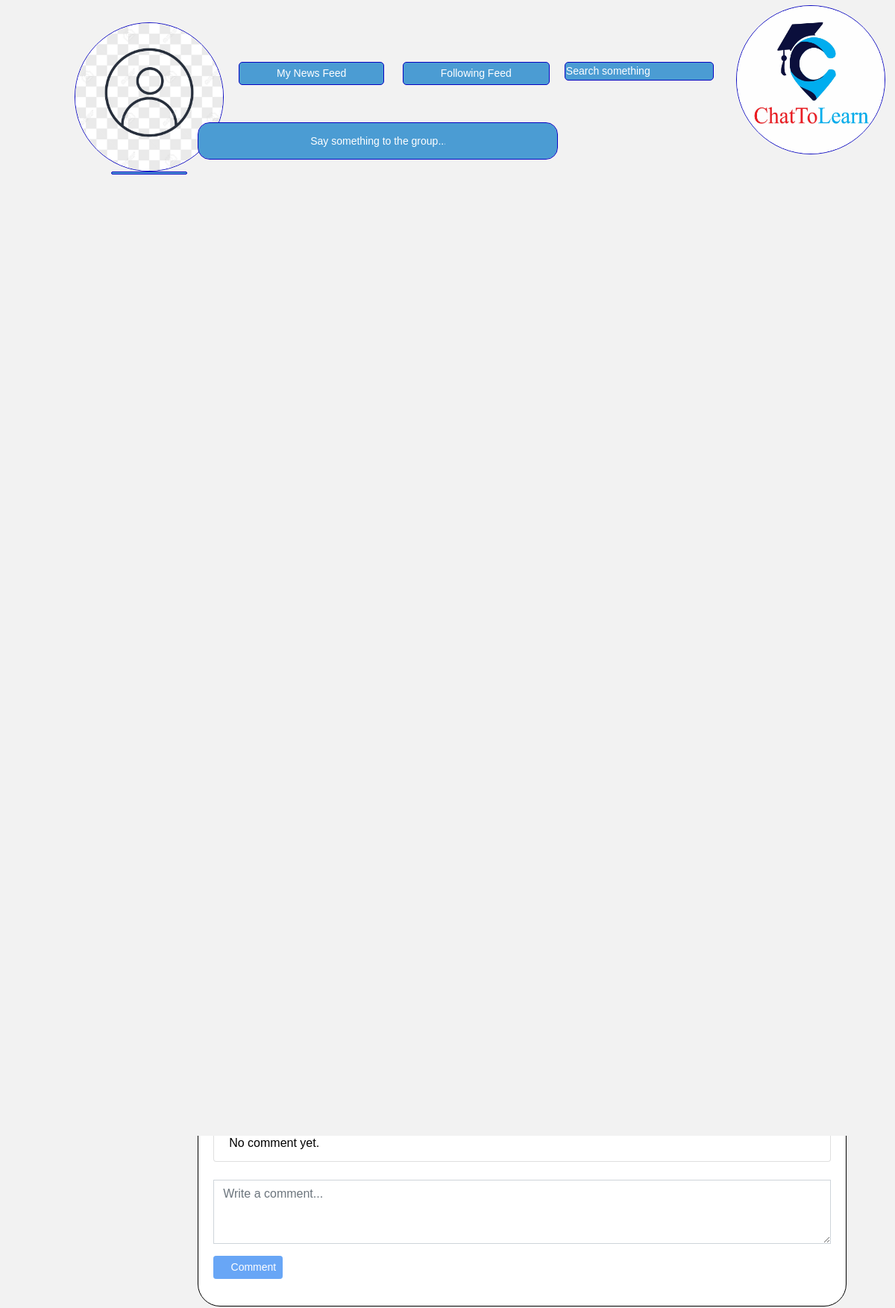
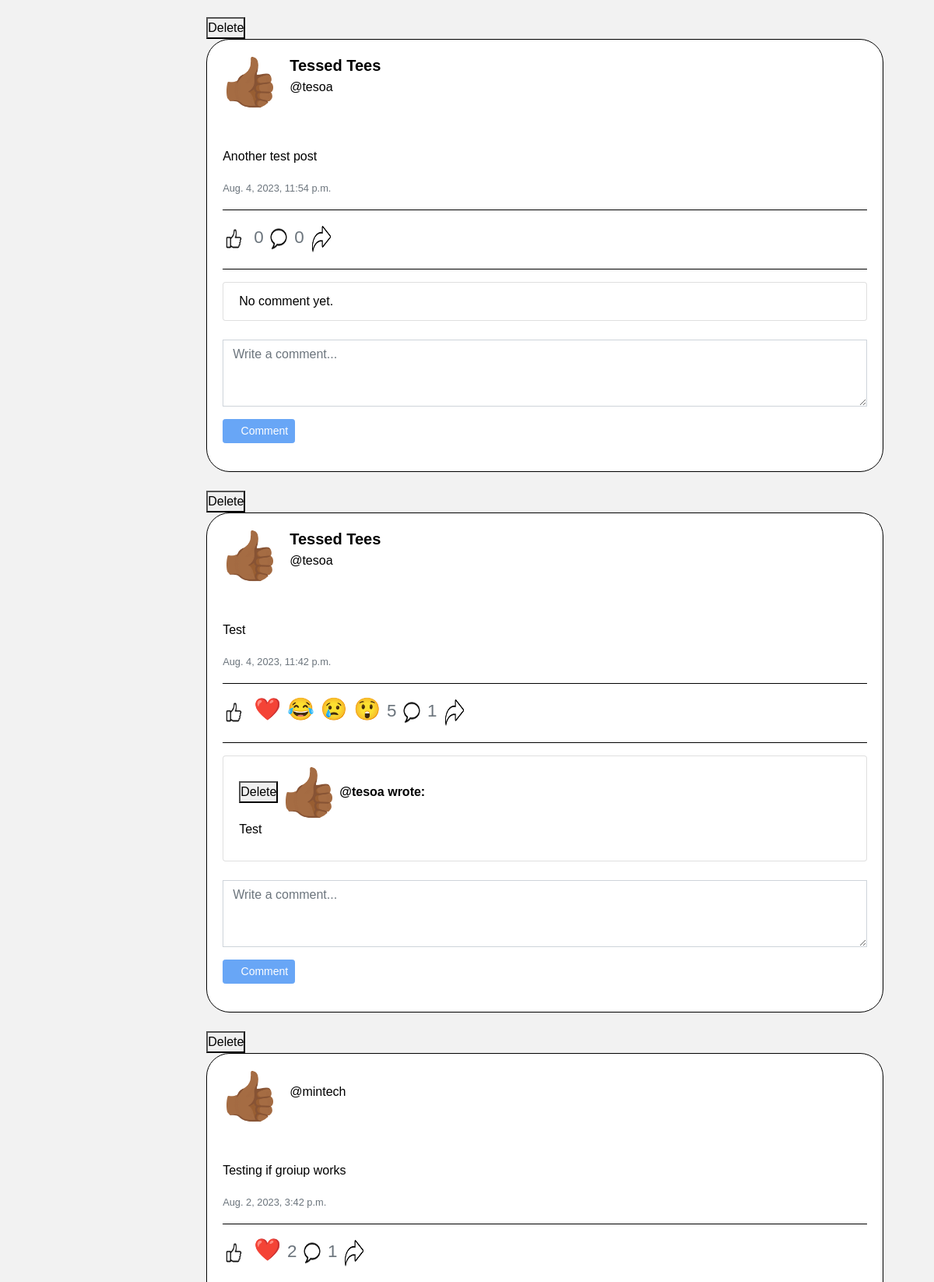
Page /groups/1/ (signed in, upper part) on the committed database (2 pictures, top to bottom).
### minsocial/models.py (models this page shows, shortened)
class GroupPost(models.Model):
    group = models.ForeignKey(Group, on_delete=models.CASCADE, related_name="group_posts")
    user = models.ForeignKey(User, on_delete=models.CASCADE, blank=True, null=True, related_name="group_post_user")
    postContent = models.TextField(blank=True)
    timestamp = models.DateTimeField(auto_now_add=True)

class User(AbstractUser):
    profile_pics = models.ImageField(upload_to='profile_pics/', null=True, blank=True)
    phone_number = models.CharField(max_length=20, null=True, blank=True)
    about = models.TextField(null=True, blank=True)

class GroupComment(models.Model):
    author = models.ForeignKey(User, on_delete=models.CASCADE, blank=True, null=True, related_name="group_userComment")
    post = models.ForeignKey(GroupPost, on_delete=models.CASCADE, blank=True, null=True, related_name="group_postComment")
    message = models.CharField(max_length=10000)

### minsocial/views.py (the view)
# urls.py: path('groups/<int:group_id>/', views.group_detail, name='group_detail'),
@login_required
def group_detail(request, group_id):
    if not request.user.is_authenticated:
        return render(request, "network/error.html")
    user = request.user
    group = get_object_or_404(Group, pk=group_id)
    group_posts = GroupPost.objects.filter(group=group).order_by("-timestamp").select_related("user")
    paginator = Paginator(group_posts, 10)
    page_number = request.GET.get('page')
    page_group_posts = paginator.get_page(page_number)
    post_ids = group_posts.values_list('id', flat=True)
    comments = GroupComment.objects.filter(post__in=post_ids)
    profile_pics = user.profile_pics
    is_group_member = group.members.filter(id=user.id).exists()
    is_admin = group.creator == user
    context = {
        "group": group,
        "group_posts": group_posts,
        "page_group_posts": page_group_posts,
        "profile_pics": profile_pics,
        "comments": comments,
        "group_id": group_id,
        "is_group_member": is_group_member,
        "is_admin": is_admin,
    }
    return render(request, "network/group_detail.html", context)

### minsocial/templatetags/my_filters.py (called while the page is built)
@register.filter
def split_paragraphs(value):
    return value.split('\n')

### minsocial/templates/network/group_detail.html (shortened to what this page needs)
{% extends "network/layout.html" %}
{% load custom_tags %}
{% load my_filters %}
{% load static %}
{% block body %}
{% include 'network/sidebar.html' %}
  <div class="content">
    <div class="post">
    {% if user.is_authenticated %}
      {% if is_group_member %}
      <div style="margin-top: -120px; z-index: 2000; position: fixed;" class="groupdetail-button">
      <div class="" id="create-post-field-container">
        <input style="margin-top: 20px; height: 50px; border-radius: 1rem;" type="text" id="create-post-field" class="form-control" placeholder="Say something to the group..." onclick="openModal()">
      </div>
    </div>
  <br>
  <h1>{{group.name}}</h1>
    <br>
    <div id="posts">
    {% for posts in page_group_posts %}
    <section>
      <div>
        <br>
        {% if is_admin or request.user == posts.user %}
        <button class="delete-group-post" data-delete-group-post-id="{{ posts.id }}">Delete</button>
        {% endif %}
        <div class="card">
          <div class="card-body">
            <div class="d-flex align-items-center">
              {% if posts.user.profile_pics %}
                <a href="{% url 'profile' user_id=posts.user.id %}">
                </a>
              {% else %}
                <a href="{% url 'profile' user_id=posts.user.id %}">
                  <img src="/media/post_image/hand.gif" class="rounded-circle" width="70" height="70">
                </a>
              {% endif %}
              <div class="ml-3">
                <h5 class="card-title mb-1">
                  <a class="card-title" style="text-decoration: none;" href="{% url 'profile' user_id=posts.user.id %}">{{posts.user.first_name}} {{posts.user.last_name}}</a>
                </h5>
                <p class="mb-0">
                  <p>@{{posts.user.username}}</p>
                </p>
              </div>
            </div>
            <br>
            <br>
            <div class="card-text" id="content_{{ posts.id }}">
              {% for paragraph in posts.postContent|split_paragraphs|slice:":5" %}
              <p>{{ paragraph|urlize }}</p>
            {% endfor %}
            {% if posts.postContent|split_paragraphs|length >= 5 %}
              <a href="{% url 'group_post_content' post_id=posts.id %}">
                <p class="read-more" data-post="{{ posts.id }}">Read full content >>></p>
              </a>
            {% endif %}
          </div>
          <p class="card-text"><small class="text-muted">{{ posts.timestamp }}</small></p>
          {% include 'network/group_likes.html' %}
          <hr style="border-color: black;">
          <ul class="list-group">
            {% for comment in posts.group_postComment.all %}
              <li class="list-group-item">
          {% if is_admin or request.user == comment.author %}
        <button class="delete-group-comment" data-comment-id="{{ comment.id }}">Delete</button>
        {% endif %}
                {% if comment.author.profile_pics %}
                  <a href="{% url 'profile' user_id=comment.author.id %}">
                    <img src="{{ comment.author.profile_pics.url }}" class="rounded-circle" width="70" height="70">
                  </a>
                {% else %}
                  <a href="{% url 'profile' user_id=comment.author.id %}">
                    <img src="/media/post_image/hand.gif" class="rounded-circle" width="70" height="70">
                  </a>
                {% endif %}
                <strong><a href="{% url 'profile' user_id=comment.author.id %}" style="color: black;">@{{ comment.author.username }}</a> <span style="color: black;"> wrote:</span></strong>
                <div class="card-text" id="content_{{ comment.id }}">
                  {% for paragraph in comment.message|split_paragraphs %}
                    <p style="color: black;">{{ paragraph|urlize }}</p>
                  {% endfor %}
                </div>
              </li>
            {% empty %}
              <li class="list-group-item " style="color: black;">No comment yet.</li>
            {% endfor %}
          </ul>
          <br>
          <form action="{% url 'group_addComment' post_id=posts.id %}" method="POST">
            <div class="form-group">
              <span class="comment-field">
                <textarea type="text" id="new-comment" name="newComment" class="form-control rounded-0 shadow-none" rows="3" placeholder="Write a comment..."></textarea>
              </span>
            </div>
            <div class="form-group">
              <span class="btn-comment">
                <button type="submit" class="btn btn-primary btn-sm" style="background-color: #1877f2; border-color: #1877f2;" id="comment-btn">
                  <i class="fas fa-paper-plane"></i> Comment
                </button>
              </span>
            </div>
          </form>
        </div>
      </div>
    </div>
    </section>
  {% endfor %}
  {% else %}
  <div style="display: flex; flex-direction: column; margin-left: -200px; margin-bottom: 50px; align-items: center; justify-content: center; height: 20vh;">
    <a href="{% url 'join_group' group_id=group.id %}" class="btn btn-primary ml-2">Join Group to get involved</a>
</div>
      {% endif %}
    {% endif %}
  </div>
</div>
    {% include "network/share.html" %}
{% endblock %}

### minsocial/templates/network/group_likes.html (shortened to what this page needs)
{% load custom_tags %}
{% load my_filters %}
{% load static %}
<hr style="border-color: black;">
<div class="img-fluid react_space" id="react_space">
    <div class="horizontal-container">
      <div class="">
        <button class="like-btn" data-post-id="{{ posts.id }}" style="background: none; border: none; padding: 0; width: 30px; height: 40px;">
          <img src="/media/post_image/black.png" width="100%" height="100%" alt="reaction-button" title="reaction">
        </button>
      </div>
  {% with total_count=posts.group_postLove.count|add:posts.group_postHaha.count|add:posts.group_postSad.count|add:posts.group_postShock.count|add:posts.group_post_like.count %}
  <h3 onclick="opensModal('{{ posts.id }}')">
    {% if posts.group_postLove.count > 0 %}
      ❤️
    {% endif %}
    {% if posts.group_postHaha.count > 0 %}
      😂
    {% endif %}
    {% if posts.group_postSad.count > 0 %}
      😢
    {% endif %}
    {% if posts.group_postShock.count > 0 %}
      😲
    {% endif %}
    <small class="text-muted" style="color: black;">{{ total_count }}</small>
    <button style="background: none; border: none; padding: 0; width: 24px; height: 35px;">
      <img src="/media/post_image/com.png" width="100%" height="100%" alt="Comment" title="Comment">
    </button>
     <small class="text-muted">{{ posts.group_postComment.count }}</small>
  </h3>
  <button style="background: none; border: none; padding: 0; width: 24px; height: 35px;" onclick="shareFile('https:\//mintechy.pythonanywhere.com/group_post_content/{{ posts.id }}')">
    <img src="/media/post_image/shareblack.png" width="100%" height="100%" alt="Share" title="Share">
  </button>
{% endwith %}
    </div>

### minsocial/static/network/styles.css (style rules this page uses)
body { font-family: Arial, sans-serif; margin: 0; padding: 0; z-index: 2000; background-color: #f2f2f2; }
* { margin: 0; padding: 0; box-sizing: border-box; }
.read-more { color: white; }
.card { background-color: white; color: black; border-color: black; border-radius: 30px; }
.card-body { color: black }
.card-title { color: black; font-weight: bold; }
.horizontal-container { display: flex; align-items: center; gap: 10px; }
#create-post-field { background-color: #4B9CD3; border: 0.5px solid #0805c1; border-radius: 20px; padding: 20px 150px; font-size: 14px; font-family: Arial, sans-serif; margin: 0; position: relative; z-index: 1; }
#create-post-field::placeholder { color: white; }
a { color: inherit; text-decoration: none; }
.content { flex: 1; margin-top: 22%; padding: 10px; box-sizing: border-box; margin-left: 120px; width: 200%; }
.post { padding: 10px; margin-bottom: 20px; }

### rows in the picture
GroupPost: user.first_name "Tessed", user.last_name "Tees", user.username "tesoa", postContent "Another test post", timestamp "Aug. 4, 2023, 11:54 p.m.", group_postLove "0", group_postComment.count "0"
GroupPost: user.first_name "Tessed", user.last_name "Tees", user.username "tesoa", postContent "Test", timestamp "Aug. 4, 2023, 11:42 p.m.", group_postLove "5", group_postComment.count "1"
GroupComment: author.username "tesoa", message "Test"
GroupPost: user.username "mintech", postContent "Testing if groiup works", timestamp "Aug. 2, 2023, 3:42 p.m.", group_postLove "2", group_postComment.count "1"
